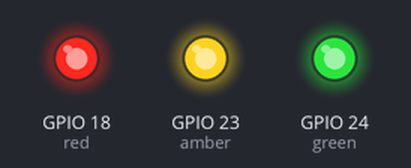
A program run on a simulated Raspberry Pi (BCM pin numbers). On the bench: output pins drawn as LEDs (lit = HIGH).

Above: at 0.2 s.
At 1.7 s:
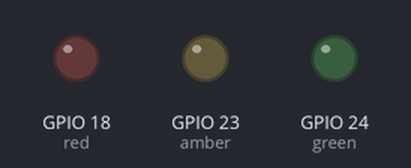
Timing chart, 0 to 3.0 s (numbered marks = the images above):
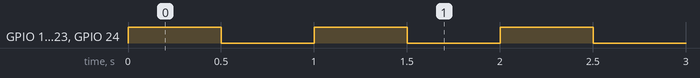

The program:

3-Blink.py
```python
from gpiozero import LED
import time

red = LED(18)
amber = LED(23)
green = LED(24)

while True:
	red.on()
	amber.on()
	green.on()

	time.sleep(0.5)

	red.off()
	amber.off()
	green.off()

	time.sleep(0.5)
```

Measured:
- by itself, GPIO 18 (red), GPIO 23 (amber), GPIO 24 (green): alternates HIGH for 0.50 s and LOW for 0.50 s
